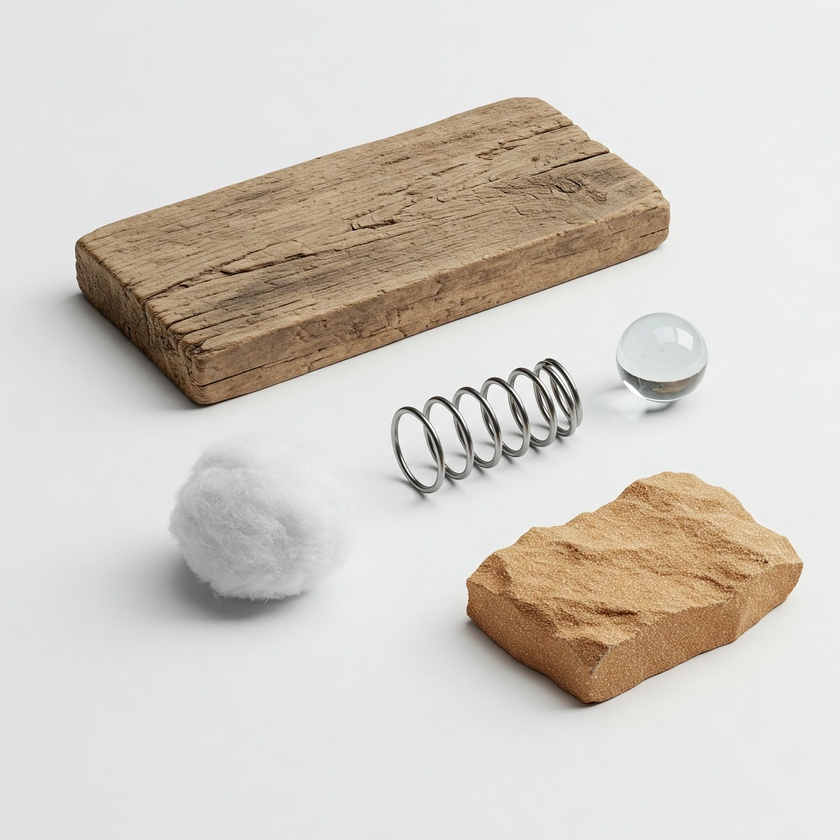
#> input picture week3_image_filtering/sample_images/foto1.jpeg, 840 x 840 px, shrunk from 2048 x 2048 before the run
$ python laplacian_filter_example.py   (older library calls are emulated)
#> lines starting #> are read from the running program, lines starting #| are printed output that depends on the picture
import cv2  # OpenCV for image loading and Laplacian filter
import numpy as np
import matplotlib.pyplot as plt

# Path to your image file.
# Ensure this path points to an actual image file in your sample_images subfolder.
IMAGE_PATH = "sample_images/foto1.jpeg"  # Or use another image like "flowers.jpg"

try:
    # Load the image
    original_image_bgr = cv2.imread(IMAGE_PATH)
#> original_image_bgr is the input picture: shape (840, 840, 3); mean B, G, R 197.7, 205.4, 210.9

    if original_image_bgr is None:
        raise FileNotFoundError(f"Image not found or could not be opened: {IMAGE_PATH}")

    # Convert to grayscale - Laplacian is typically applied to grayscale images
    gray_image = cv2.cvtColor(original_image_bgr, cv2.COLOR_BGR2GRAY)
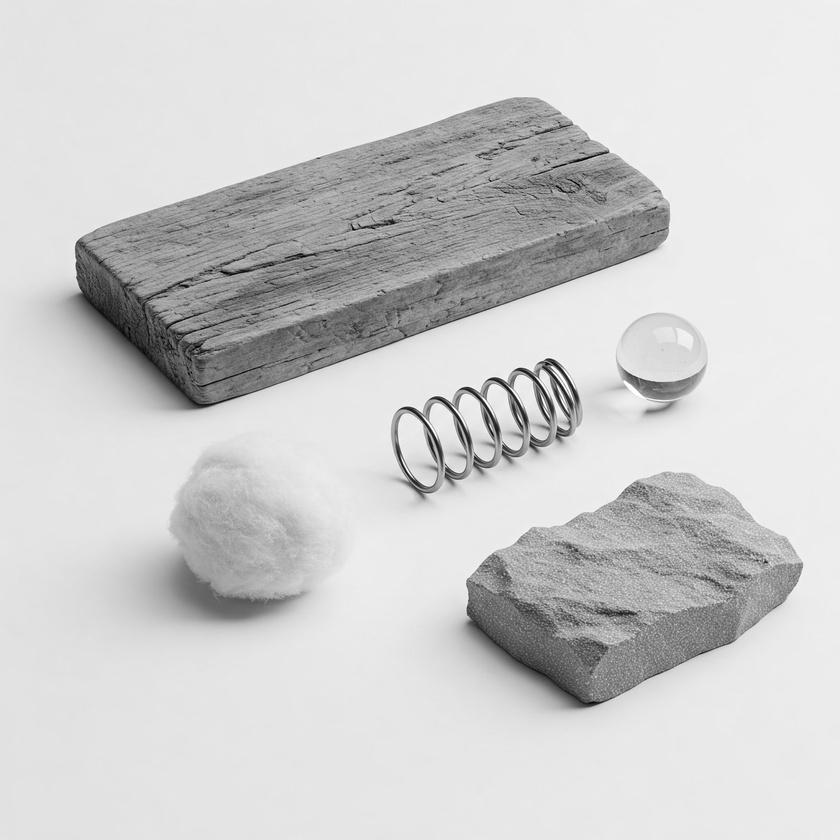
#> gray_image: shape (840, 840); min 2, max 255, mean 206

    # --- Apply Laplacian Filter using OpenCV ---
    # cv2.Laplacian(src, ddepth, ksize)
    # src: Input image
    # ddepth: Output image depth. cv2.CV_64F is often used to capture negative values from derivative,
    #         then take absolute value and convert to uint8.
    # ksize: Size of the Laplacian kernel (must be odd and positive).
    #        Default is 1, which corresponds to the kernel:
    #        [[0, 1, 0],
    #         [1,-4, 1],
    #         [0, 1, 0]] (This is the one PDF Kod 3.6 uses manually)

    # Laplacian with kernel size 1 (uses the 3x3 kernel mentioned above)
    laplacian_k1 = cv2.Laplacian(gray_image, cv2.CV_64F, ksize=1)
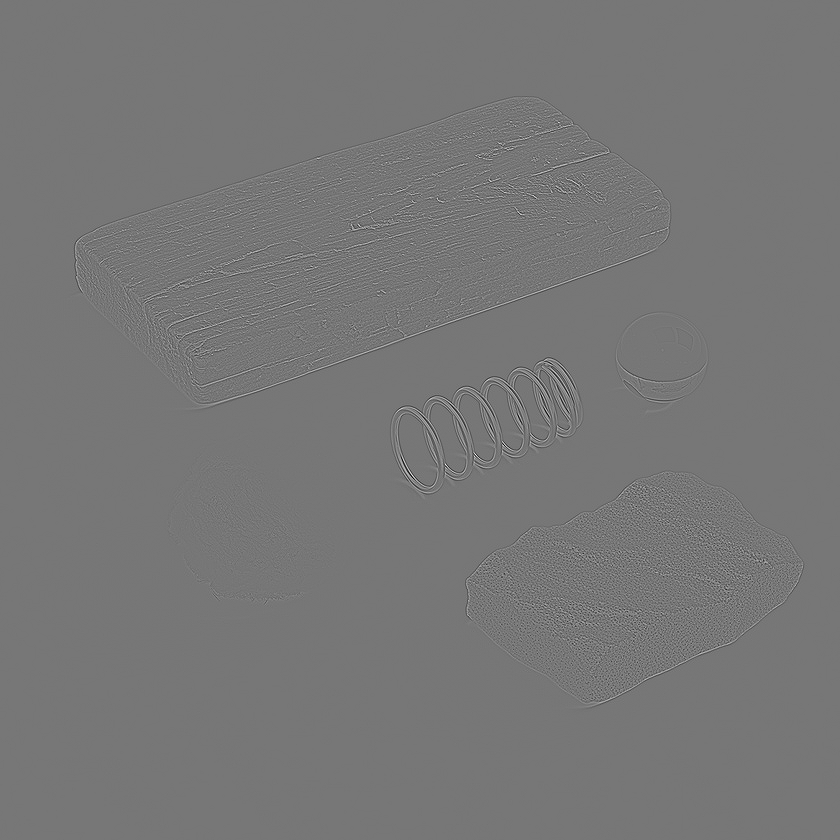
#> laplacian_k1: shape (840, 840) float64; min -380, max 434, mean 0; drawn with min black and max white
    laplacian_k1_abs = np.absolute(laplacian_k1)
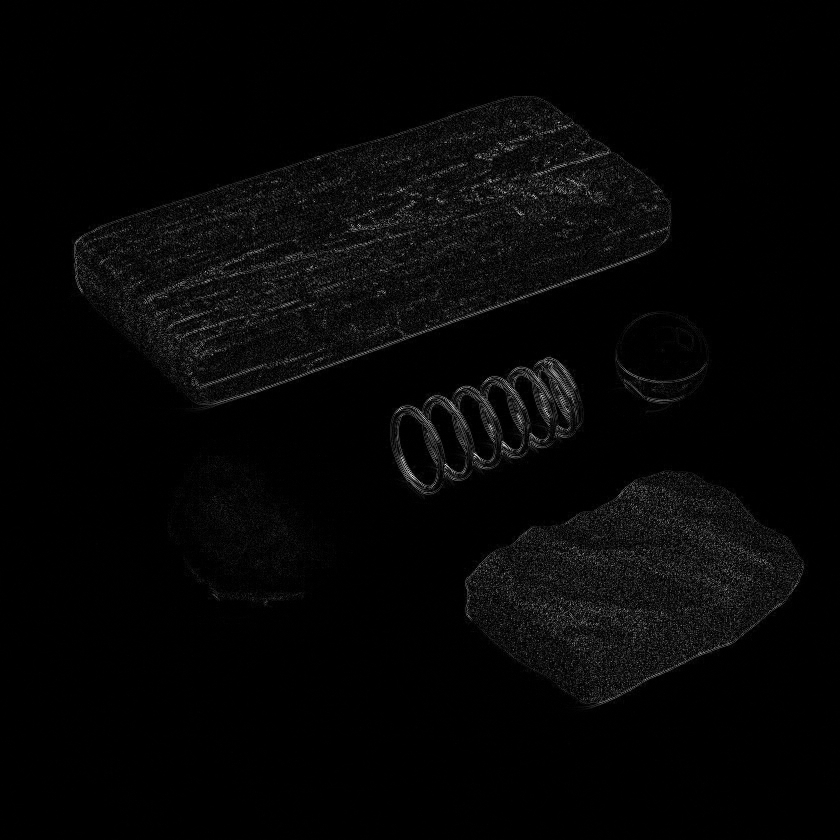
#> laplacian_k1_abs: shape (840, 840) float64; min 0, max 434, mean 10.3; drawn with min black and max white
    laplacian_k1_uint8 = np.uint8(laplacian_k1_abs)
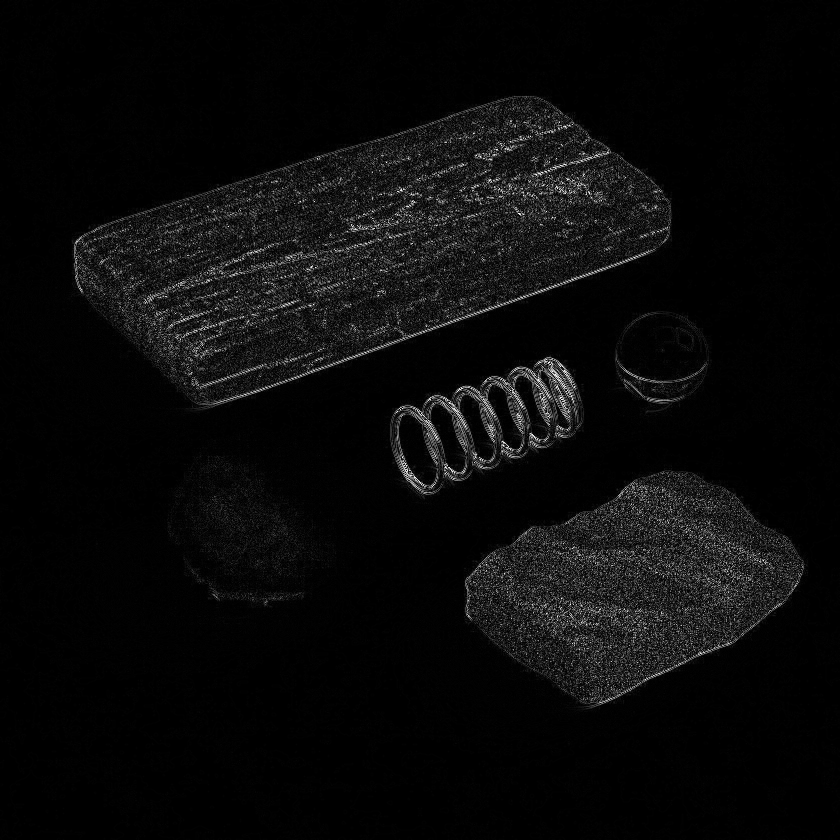
#> laplacian_k1_uint8: shape (840, 840); min 0, max 255, mean 10.3

    # Laplacian with a larger kernel size, e.g., 3 (OpenCV constructs a 3x3 kernel,
    # which is different from ksize=1's specific kernel if not a simple smoothing one before)
    # For ksize=3, OpenCV uses a smoothed second derivative.
    laplacian_k3 = cv2.Laplacian(gray_image, cv2.CV_64F, ksize=3)
    laplacian_k3_abs = np.absolute(laplacian_k3)
    laplacian_k3_uint8 = np.uint8(laplacian_k3_abs)
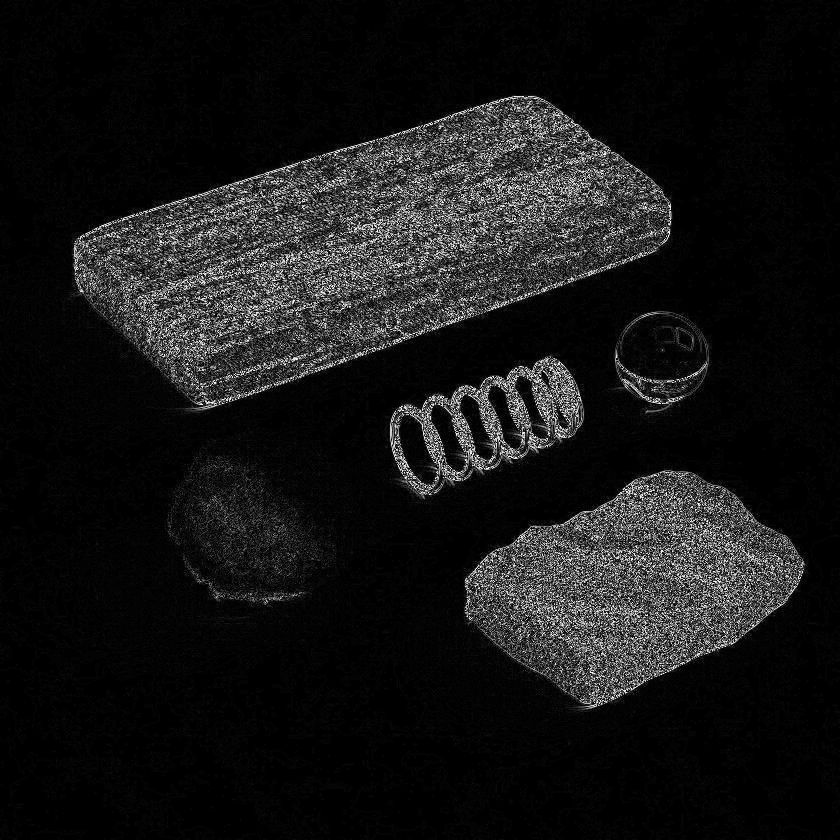
#> laplacian_k3_uint8: shape (840, 840); min 0, max 254, mean 22.5

    # [5 lines of commented-out code are left out]

    print(f"Applied Laplacian filters to '{IMAGE_PATH}'. Displaying results...")

    # --- Display results using Matplotlib ---
    plt.figure(figsize=(15, 5))

    plt.subplot(1, 3, 1)
    plt.imshow(gray_image, cmap='gray')
    plt.title('Original Grayscale Image')
    plt.axis('off')

    plt.subplot(1, 3, 2)
    plt.imshow(laplacian_k1_uint8, cmap='gray')
    plt.title('Laplacian Filter (ksize=1)')
    plt.axis('off')

    plt.subplot(1, 3, 3)
    plt.imshow(laplacian_k3_uint8, cmap='gray')
    plt.title('Laplacian Filter (ksize=3)')
    plt.axis('off')

    # [5 lines of commented-out code are left out]

    plt.tight_layout()
    plt.show()

except FileNotFoundError as fnf_error:
    print(fnf_error)
except Exception as e:
    import traceback

    print(f"An unexpected error occurred: {e}")
    traceback.print_exc()

$ run again, with week3_image_filtering/sample_images/foto2.jpeg copied over week3_image_filtering/sample_images/foto1.jpeg
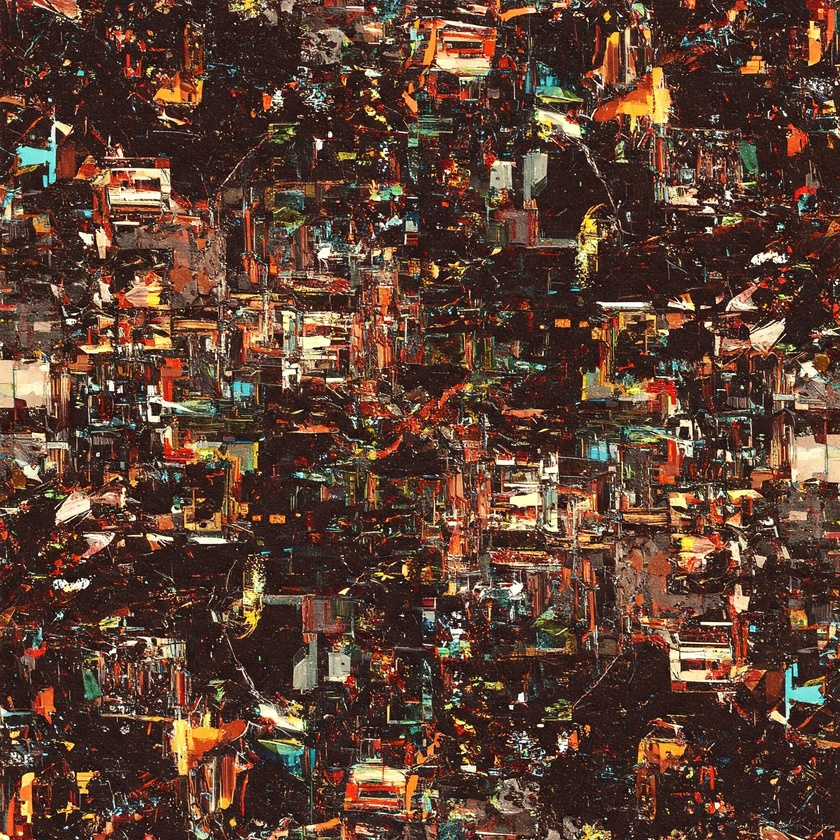
#> input picture week3_image_filtering/sample_images/foto2.jpeg, 840 x 840 px, shrunk from 2048 x 2048 before the run
#> original_image_bgr is the input picture: shape (840, 840, 3); mean B, G, R 50.8, 64.8, 93
#> `laplacian_k1_uint8 = np.uint8(laplacian_k1_abs)`:
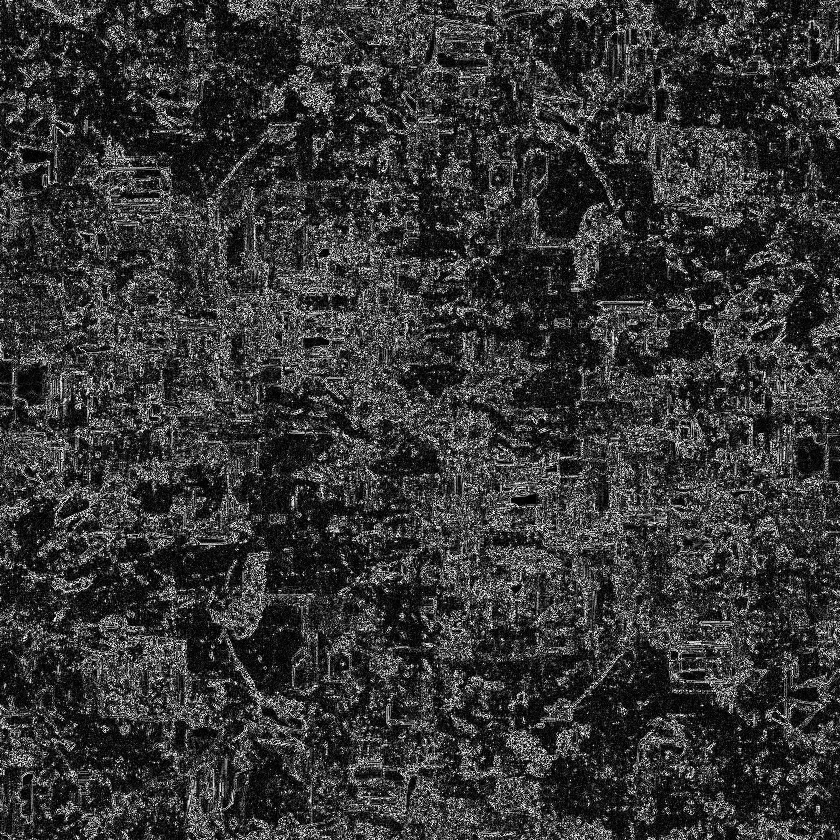
#> laplacian_k1_uint8: shape (840, 840); min 0, max 255, mean 53.5
#> `laplacian_k3_uint8 = np.uint8(laplacian_k3_abs)`:
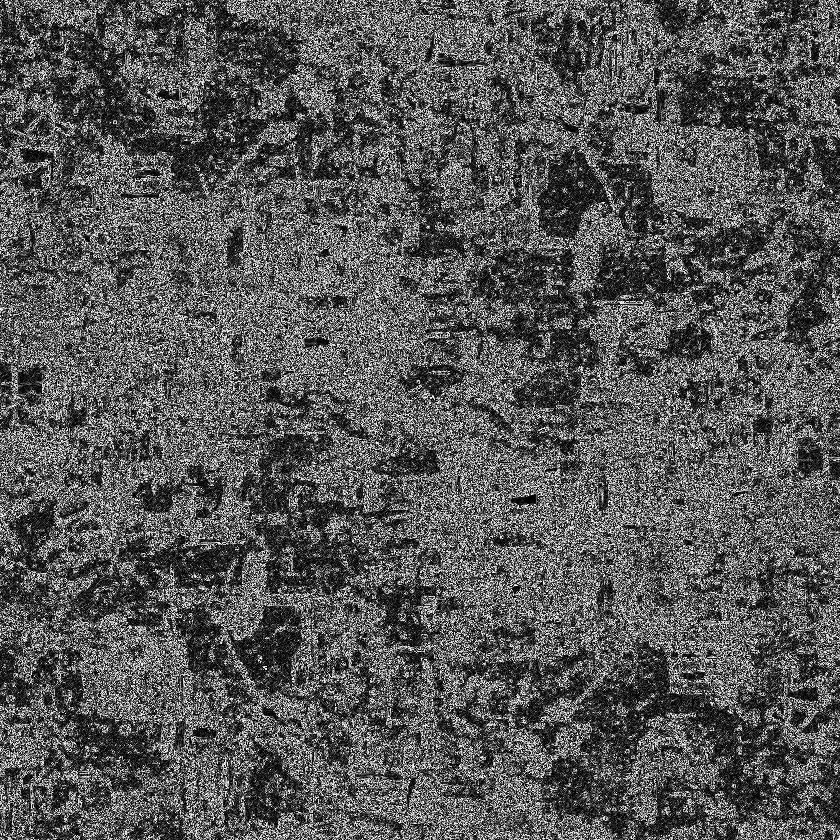
#> laplacian_k3_uint8: shape (840, 840); min 0, max 254, mean 87.4
